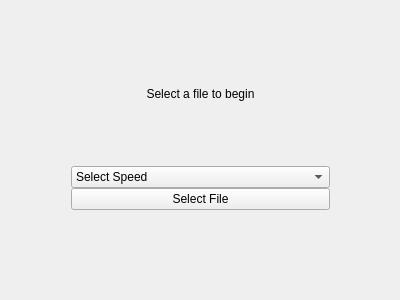
<?xml version="1.0" encoding="UTF-8"?>
<ui version="4.0">
 <class>MainWindow</class>
 <widget class="QMainWindow" name="MainWindow">
  <property name="enabled">
   <bool>true</bool>
  </property>
  <property name="geometry">
   <rect>
    <x>0</x>
    <y>0</y>
    <width>400</width>
    <height>300</height>
   </rect>
  </property>
  <property name="sizePolicy">
   <sizepolicy hsizetype="Maximum" vsizetype="Maximum">
    <horstretch>0</horstretch>
    <verstretch>0</verstretch>
   </sizepolicy>
  </property>
  <property name="windowTitle">
   <string>Rapid Read</string>
  </property>
  <widget class="QWidget" name="centralWidget">
   <widget class="QWidget" name="">
    <property name="geometry">
     <rect>
      <x>60</x>
      <y>10</y>
      <width>281</width>
      <height>211</height>
     </rect>
    </property>
    <layout class="QVBoxLayout" name="verticalLayout">
     <property name="spacing">
      <number>0</number>
     </property>
     <property name="sizeConstraint">
      <enum>QLayout::SetDefaultConstraint</enum>
     </property>
     <item>
      <widget class="QLabel" name="currWord">
       <property name="enabled">
        <bool>true</bool>
       </property>
       <property name="text">
        <string>Select a file to begin</string>
       </property>
       <property name="textFormat">
        <enum>Qt::AutoText</enum>
       </property>
       <property name="scaledContents">
        <bool>false</bool>
       </property>
       <property name="alignment">
        <set>Qt::AlignCenter</set>
       </property>
       <property name="wordWrap">
        <bool>true</bool>
       </property>
      </widget>
     </item>
     <item>
      <widget class="QComboBox" name="WPM">
       <property name="enabled">
        <bool>true</bool>
       </property>
       <property name="sizePolicy">
        <sizepolicy hsizetype="Minimum" vsizetype="Fixed">
         <horstretch>0</horstretch>
         <verstretch>0</verstretch>
        </sizepolicy>
       </property>
       <property name="layoutDirection">
        <enum>Qt::LeftToRight</enum>
       </property>
       <property name="currentText">
        <string>Select Speed</string>
       </property>
       <property name="currentIndex">
        <number>0</number>
       </property>
       <property name="frame">
        <bool>true</bool>
       </property>
       <item>
        <property name="text">
         <string>Select Speed</string>
        </property>
       </item>
       <item>
        <property name="text">
         <string>250 WPM</string>
        </property>
       </item>
       <item>
        <property name="text">
         <string>300 WPM</string>
        </property>
       </item>
       <item>
        <property name="text">
         <string>350 WPM</string>
        </property>
       </item>
       <item>
        <property name="text">
         <string>400 WPM</string>
        </property>
       </item>
       <item>
        <property name="text">
         <string>450 WPM</string>
        </property>
       </item>
       <item>
        <property name="text">
         <string>500 WPM</string>
        </property>
       </item>
       <item>
        <property name="text">
         <string>550 WPM</string>
        </property>
       </item>
       <item>
        <property name="text">
         <string>600 WPM</string>
        </property>
       </item>
       <item>
        <property name="text">
         <string>650 WPM</string>
        </property>
       </item>
       <item>
        <property name="text">
         <string>700 WPM</string>
        </property>
       </item>
       <item>
        <property name="text">
         <string>750 WPM</string>
        </property>
       </item>
      </widget>
     </item>
     <item>
      <widget class="QPushButton" name="pushButton">
       <property name="text">
        <string>Select File</string>
       </property>
       <property name="default">
        <bool>false</bool>
       </property>
      </widget>
     </item>
    </layout>
   </widget>
  </widget>
  <widget class="QMenuBar" name="menuBar">
   <property name="geometry">
    <rect>
     <x>0</x>
     <y>0</y>
     <width>400</width>
     <height>22</height>
    </rect>
   </property>
  </widget>
 </widget>
 <layoutdefault spacing="6" margin="11"/>
 <resources/>
 <connections/>
</ui>
